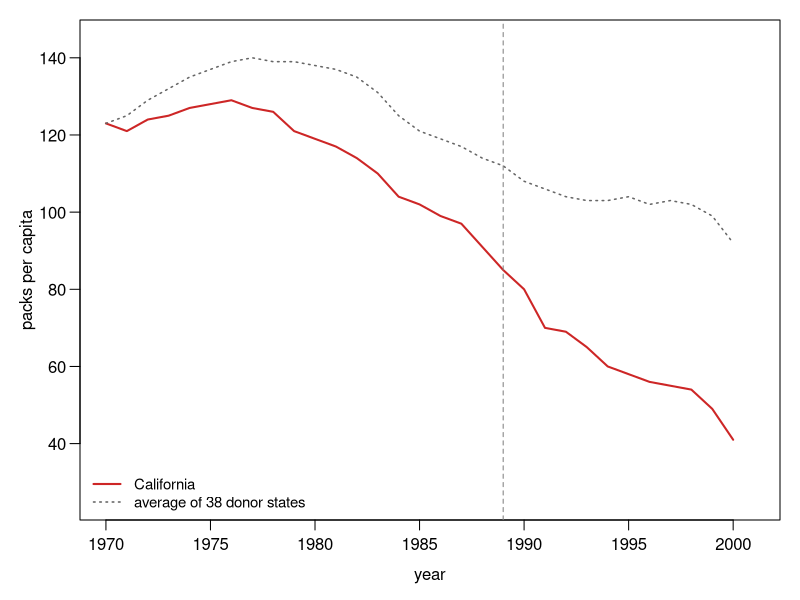
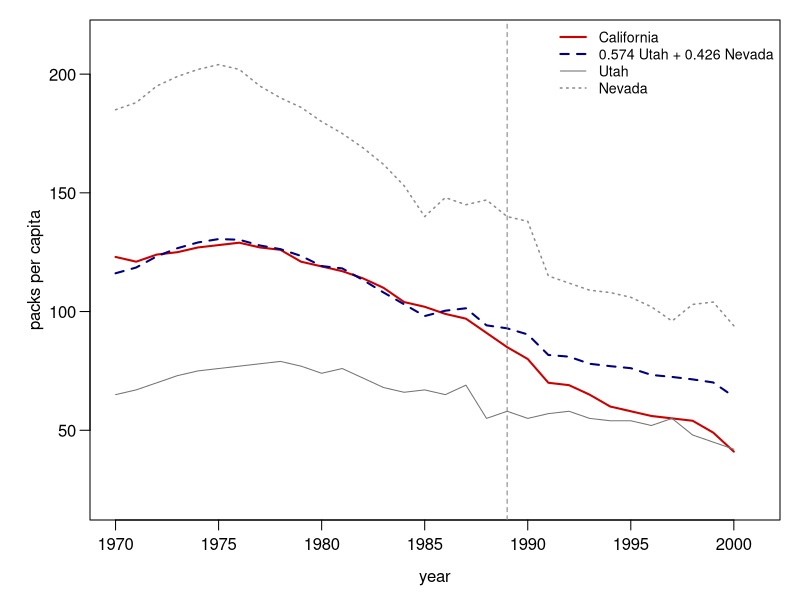
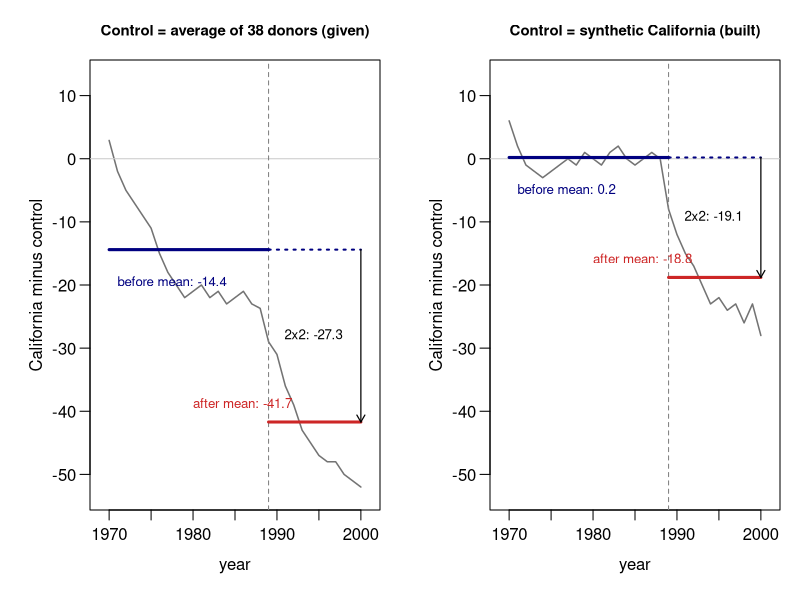

These figures' R source, in order:
## ---- chunk 1
#| echo: false
#| fig-width: 9
#| fig-height: 4.5

# Approximate values reconstructed from the figure
year <- 1970:2000

california <- c(
  123, 121, 124, 125, 127, 128, 129, 127,
  126, 121, 119, 117, 114, 110, 104, 102,
  99, 97, 91, 85, 80, 70, 69, 65, 60,
  58, 56, 55, 54, 49, 41
)

donors <- c(
  123, 125, 129, 132, 135, 137, 139, 140,
  139, 139, 138, 137, 135, 131, 125, 121,
  119, 117, 114, 112, 108, 106, 104, 103,
  103, 104, 102, 103, 102, 99, 92
)

# Plot
op <- par(mar = c(4, 4, 1, 1), mgp = c(2.2, 0.7, 0))

plot(year, california,
     type = "l",
     col = "firebrick3",
     lwd = 2,
     xlim = c(1970, 2001),
     ylim = c(25, 145),
     xlab = "year",
     ylab = "packs per capita",
     xaxt = "n",
     las = 1)

axis(1, at = seq(1970, 2000, 5))

# Average donor states
lines(year, donors,
      col = "grey40",
      lty = 3,
      lwd = 1.5)

# Proposition 99 (1989)
abline(v = 1989, lty = 2, col = "grey50")

legend("bottomleft",
       legend = c("California", "average of 38 donor states"),
       col = c("firebrick3", "grey40"),
       lty = c(1, 3),
       lwd = c(2, 1.5),
       bty = "n",
       cex = 0.9)

par(op)
## ---- chunk 2
#| echo: false
#| fig-width: 9
#| fig-height: 5

years <- 1970:2000

# Approximate trajectories reconstructed from the slide
california <- c(
  123, 121, 124, 125, 127, 128, 129, 127,
  126, 121, 119, 117, 114, 110, 104, 102,
  99, 97, 91, 85, 80, 70, 69, 65, 60,
  58, 56, 55, 54, 49, 41
)

utah <- c(
  65, 67, 70, 73, 75, 76, 77, 78,
  79, 77, 74, 76, 72, 68, 66, 67,
  65, 69, 55, 58, 55, 57, 58, 55,
  54, 54, 52, 55, 48, 45, 42
)

nevada <- c(
  185, 188, 195, 199, 202, 204, 202, 195,
  190, 186, 180, 175, 169, 162, 153, 140,
  148, 145, 147, 140, 138, 115, 112, 109,
  108, 106, 102, 96, 103, 104, 94
)

# Synthetic California
w <- 0.574
synthetic <- w * utah + (1 - w) * nevada

op <- par(
  mar = c(4, 4.5, 1, 1),
  mgp = c(2.3, 0.7, 0)
)

plot(years, california,
     type = "l",
     col = "red3",
     lwd = 2,
     xlim = c(1970, 2001),
     ylim = c(20, 215),
     xlab = "year",
     ylab = "packs per capita",
     las = 1)

# Synthetic California
lines(years, synthetic,
      col = "navy",
      lty = 2,
      lwd = 2)

# Utah
lines(years, utah,
      col = "grey45",
      lwd = 1)

# Nevada
lines(years, nevada,
      col = "grey55",
      lty = 3,
      lwd = 1.5)

# Proposition 99
abline(v = 1989, col = "grey50", lty = 2)

legend("topright",
       legend = c(
         "California",
         "0.574 Utah + 0.426 Nevada",
         "Utah",
         "Nevada"
       ),
       col = c("red3", "navy", "grey45", "grey55"),
       lty = c(1, 2, 1, 3),
       lwd = c(2, 2, 1, 1.5),
       bty = "n",
       cex = 0.85)

par(op)
## ---- chunk 3
#| echo: false
#| fig-width: 11
#| fig-height: 4.8

years <- 1970:2000
pre <- years <= 1988
post <- years >= 1989

# Approximate yearly gaps reconstructed from the slide
gap_did <- c(
   2.9, -2, -5, -7, -9, -11, -15, -18, -20,
  -22, -21, -20, -22, -21, -23, -22, -21,
  -23, -23.7, -29, -31, -36, -39, -43,
  -45, -47, -48, -48, -50, -51, -52
)

gap_sc <- c(
   6, 2, -1, -2, -3, -2, -1, 0, -1,
   1, 0, -1, 1, 2, 0, -1, 0,
   1, 0, -8, -12, -15, -17, -20,
  -23, -22, -24, -23, -26, -23, -28
)

# Means and DiD estimates reported in the slide
pre_mean <- c(-14.4, 0.2)
post_mean <- c(-41.7, -18.8)
did <- c(-27.3, -19.1)

titles <- c(
  "Control = average of 38 donors (given)",
  "Control = synthetic California (built)"
)

gaps <- list(gap_did, gap_sc)

op <- par(
  mfrow = c(1, 2),
  mar = c(4.5, 4.5, 3, 1),
  mgp = c(2.2, 0.7, 0)
)

for (j in 1:2) {

  plot(years, gaps[[j]],
       type = "l",
       col = "grey45",
       lwd = 1.5,
       xlim = c(1969, 2001),
       ylim = c(-53, 13),
       xlab = "year",
       ylab = "California minus control",
       main = titles[j],
       cex.main = 0.9,
       las = 1)

  # Zero line
  abline(h = 0, col = "grey80")

  # Treatment starts in 1989
  abline(v = 1989, lty = 2, col = "grey50")

  # Before mean
  segments(1970, pre_mean[j], 1989, pre_mean[j],
           col = "navy", lwd = 3)

  # Parallel-trends counterfactual
  segments(1989, pre_mean[j], 2000, pre_mean[j],
           col = "navy", lty = 3, lwd = 2)

  # After mean
  segments(1989, post_mean[j], 2000, post_mean[j],
           col = "firebrick3", lwd = 3)

  # Vertical DiD arrow
  arrows(2000, pre_mean[j],
         2000, post_mean[j],
         length = 0.08, lwd = 1.2)

  # Labels
  text(1971, pre_mean[j] - 5,
       paste0("before mean: ", pre_mean[j]),
       col = "navy", adj = 0, cex = 0.8)

  text(1980, post_mean[j] + 3,
       paste0("after mean: ", post_mean[j]),
       col = "firebrick3", adj = 0, cex = 0.8)

  text(1999, (pre_mean[j] + post_mean[j]) / 2,
       paste0("2x2: ", did[j]),
       pos = 2, cex = 0.8)
}

par(op)
